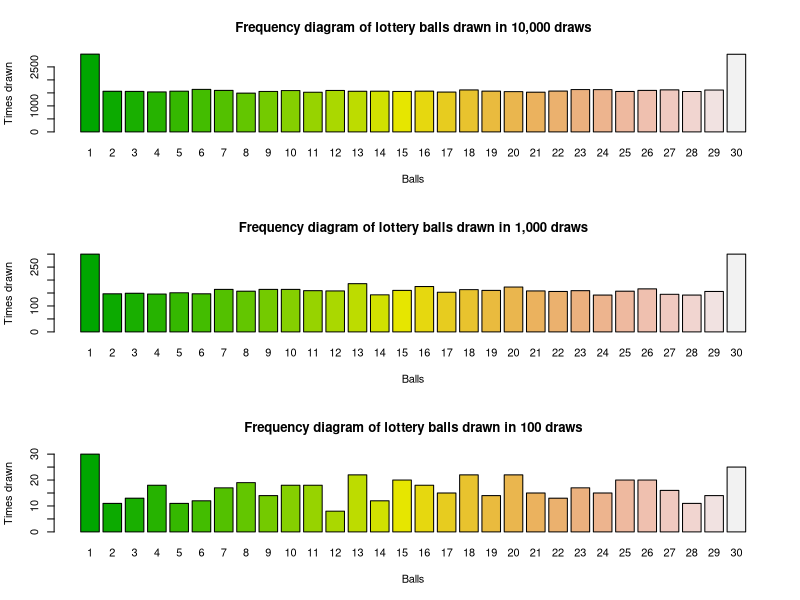

This figure's R source:
lottery_data <- read.csv("lottery_data.csv", header = FALSE)

par(mfrow=c(3,1))

single_file <- stack(lottery_data)[1]
single_file <- factor(single_file[[1]])
frequencies <- summary(single_file)
barplot(frequencies, xlab = "Balls", ylab = "Times drawn", main = "Frequency diagram of lottery balls drawn in 10,000 draws", col=terrain.colors(30))
chisq.test(frequencies)

single_file_1000 <- stack(lottery_data[1:1000,])[1]
single_file_1000 <- factor(single_file_1000[[1]])
frequencies_1000 <- summary(single_file_1000)
barplot(frequencies_1000, xlab = "Balls", ylab = "Times drawn", main = "Frequency diagram of lottery balls drawn in 1,000 draws", col=terrain.colors(30))
chisq.test(frequencies_1000)

single_file_100 <- stack(lottery_data[1:100,])[1]
single_file_100 <- factor(single_file_100[[1]])
frequencies_100 <- summary(single_file_100)
barplot(frequencies_100, xlab = "Balls", ylab = "Times drawn", main = "Frequency diagram of lottery balls drawn in 100 draws", col=terrain.colors(30))
chisq.test(frequencies_100)